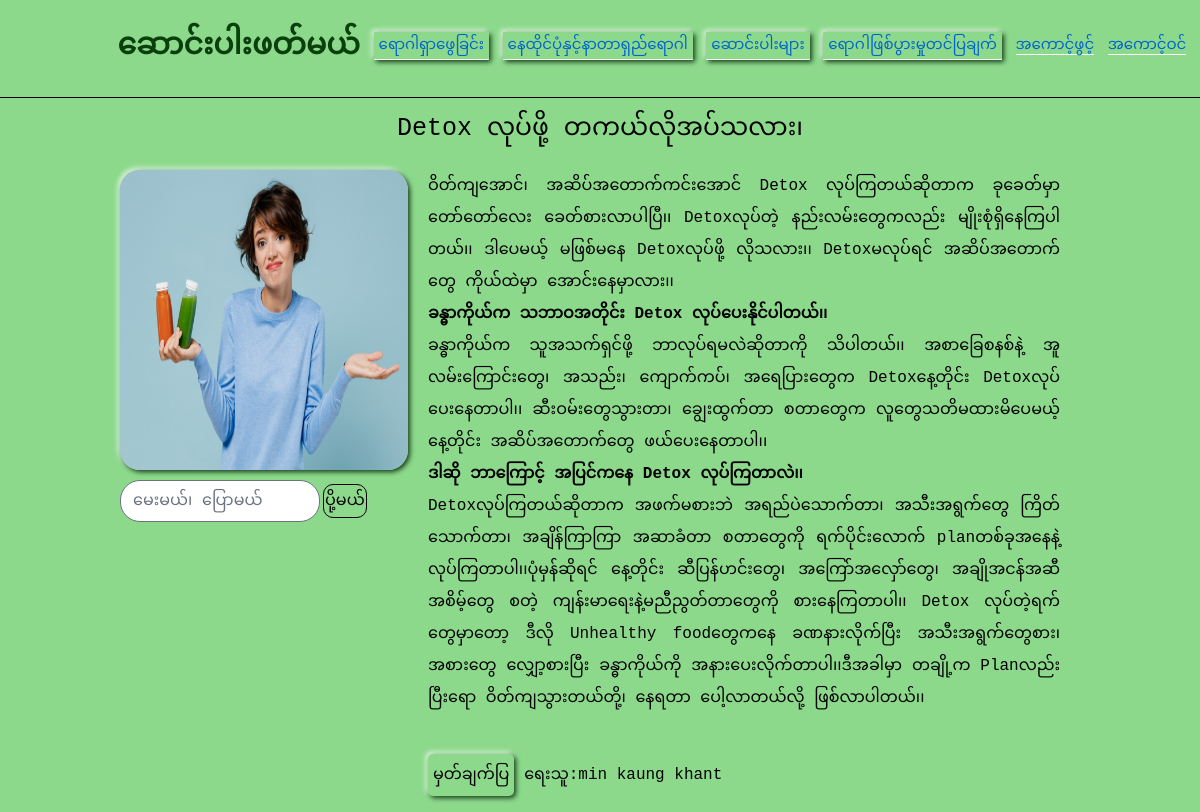
The page /article/article_detail/2 on the database as committed earlier.
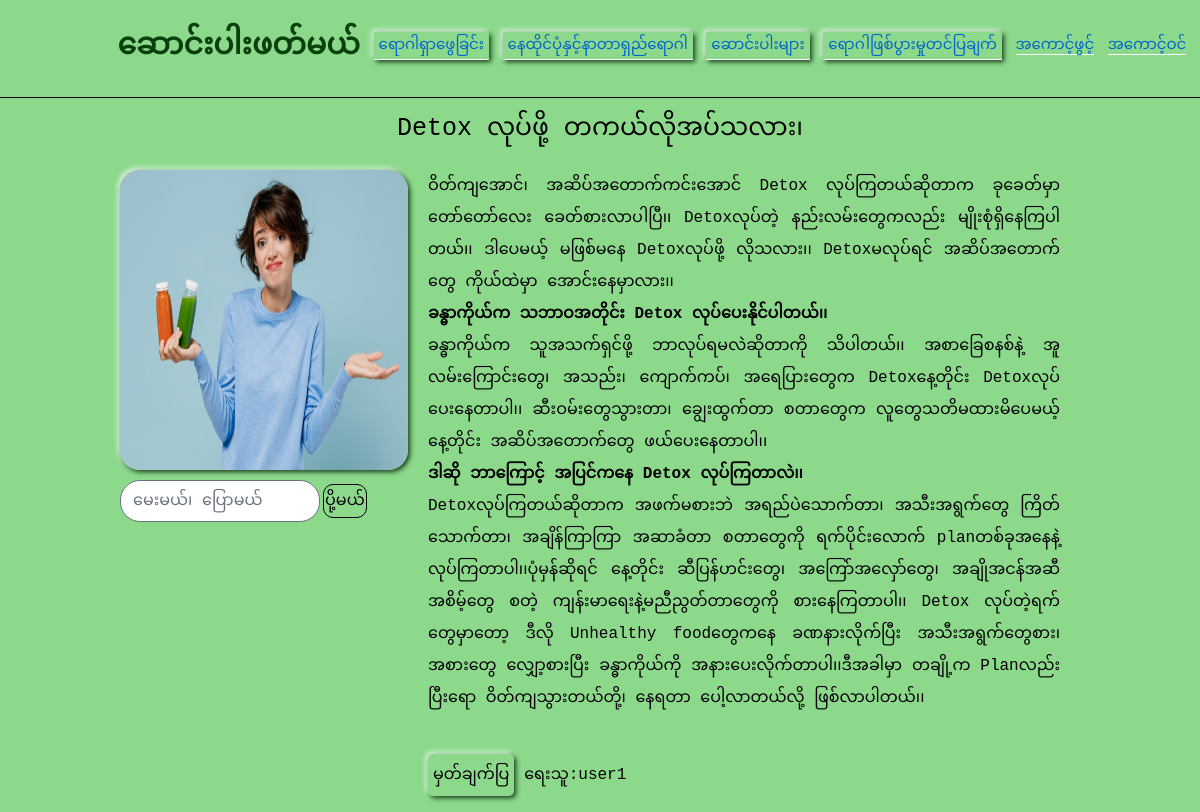
The same page on the database as committed later.
### article_system/models.py (models this page shows, shortened)
class Article(models.Model):
    name = models.CharField(max_length=30)
    caption = models.TextField(null=True, blank=True)
    topic = models.TextField()
    photo = models.ImageField(upload_to='article_photos/', null=True, blank=True)
    creator = models.ForeignKey(User_Account, on_delete=models.SET_NULL, null=True, blank=True, default="unknown")
    created_time = models.DateTimeField(auto_now_add=True)

### account_system/models.py (models this page shows, shortened)
class User_Account(AbstractUser):
    username = models.CharField(max_length=30,unique=True)
    email = models.EmailField(unique=True)
    is_active = models.BooleanField(default=True)
    is_staff = models.BooleanField(default=False)
    is_admin = models.BooleanField(default=False)
    gender = models.CharField(max_length=9, choices={'ယောက်ျား': 'ယောက်ျား', 'မိန်းမ': 'မိန်းမ'})
    DOB = models.DateField(null=True,blank=True)
    objects = User_Manager()
    USERNAME_FIELD = 'email'
    REQUIRED_FIELDS = ['username']
    def __str__(self):
        return self.username

### article_system/views.py (the view, shortened to what this page needs)
# urls.py: path('article_detail/<int:article_pk>',article_detail,name='article_detail'),
def article_detail(request, article_pk):
    article = get_object_or_404(Article, pk=article_pk)
    full_comments = Comment_to_Article.objects.filter(article=article).select_related('commenter').order_by('-created_time')
    comment_data = [{
        'comment_pk': comment.pk,
        'commenter': comment.commenter.username,
        'comment': comment.comment,
        'replies': [{'comment':replie.comment,'commenter':replie.commenter.username} for replie in Comment_to_Comment.objects.filter(
            target_comment=comment.pk)],
        'upload_at': comment.created_time.strftime("%Y-%m-%d"),
    } for comment in full_comments]
    if request.method == 'GET':
        return render(request, 'article_detail.html', {'article_record': article,'comment_data':json.dumps(comment_data)})

### article_system/templates/article_detail.html (shortened to what this page needs)
{% load static tailwind_tags%}
<!DOCTYPE html>
<html lang="en">
<head>
    {% tailwind_css %}
</head>
<body class="bg-[#8cd98c] font-mono h-auto  leading-8">
    <div class="flex justify-start py-[20px]">
        <h1 class="text-[#0A400C] w-[30%] pl-[50px] text-[30px] text-right  my-[10px] "><b>ဆောင်းပါးဖတ်မယ်</b></h1>
        <div class="flex justify-evenly w-[70%] h-auto text-[#0066cc] text-[15px] pt-[10px]">
            <div><a class=" border-b-[1px] border-white rounded-[1px]  shadow-[_2px_2px_5px_#133913,_-2px_-2px_5px_#ecf9ec] p-[5px]" href="{% url 'diagnosis' %}">ရောဂါရှာဖွေခြင်း</a></div>
            <div><a class=" border-b-[1px] border-white rounded-[1px]  shadow-[_2px_2px_5px_#133913,_-2px_-2px_5px_#ecf9ec] p-[5px]" href="{% url 'epidemic_intro' %}">နေထိုင်ပုံနှင့်နာတာရှည်ရောဂါ</a></div>
            <div><a class=" border-b-[1px] border-white rounded-[1px]  shadow-[_2px_2px_5px_#133913,_-2px_-2px_5px_#ecf9ec] p-[5px]" href="{% url 'article_intro' %}">ဆောင်းပါးများ</a></div>
            <div><a class=" border-b-[1px] border-white rounded-[1px]  shadow-[_2px_2px_5px_#133913,_-2px_-2px_5px_#ecf9ec] p-[5px]" href="{% url 'show_report' %}">ရောဂါဖြစ်ပွားမှုတင်ပြချက်</a></div>
            {% if request.user.is_authenticated %}
                {% if request.user.is_admin %}
                    <div><a class="bg-white  border-2 border-white rounded-[20px] p-[3px]" href="{% url 'admin:index' %}">Admin</a></div>
                {% else%}
                    <div><a class="bg-white  border-2 border-white rounded-[20px] p-[3px]" href="{% url 'my_account'%}">{{request.user.username}}</a></div>
                {% endif %}
                <form method="post" action="{% url 'logout'%}" >{%csrf_token%}<button type="submit">အကောင့်ထွက်</button></form>
            {% else %}
                <div><a class=" border-b-[1px] border-white rounded-[1px]" href="{% url 'signup' %}">အကောင့်ဖွင့်</a></div>
                <div><a class=" border-b-[1px] border-white rounded-[1px]" href="{% url 'login' %}">အကောင့်ဝင်</a></div>
            {% endif %}
        </div>
    </div>
    <hr class="border-1 border-black mt-[5px] mb-[10px]">
    <div class="w-full text-center"><h1 class="text-[25px] pb-[10px] my-[15px]">{{article_record.caption}}</h1></div>
    <div class="w-[80%] mx-auto  flex justify-evenly">
        <div class="w-[30%]">
            {% if article_record.photo%}
                <img src="{{ article_record.photo.url }}" class="w-[300px] h-[300px] rounded-[20px] mb-[10px] shadow-[_2px_2px_5px_#133913,_-2px_-2px_5px_#ecf9ec]">
            {% endif %}
            {% if request.user.is_authenticated%}
                <form>{%csrf_token%}<input type="text" id="comment_input_box" placeholder="မေးမယ်၊ ပြောမယ်" class="w-[200px] rounded-[20px]" ><button id="sent_comment_btn" onclick='sent_comment(event)'>&nbsp;ရေးမယ်</button></form></div>
            {% else %}
                <a href="{% url 'login' %}"><input type="text" id="comment_input_box" placeholder="မေးမယ်၊ ပြောမယ်" class="w-[200px] rounded-[20px]" ><button class="ml-[3px] border-[1px] border-black rounded-[10px] px-[1px] ">ပို့မယ်</button></a></div>
            {% endif %}
        <div class="w-[70%]"><p class="text-justify px-[20px] mb-[30px]">{{article_record.topic|safe}}</p>
            <div class="w-auto  h-[100px] mx-[20px] py-[10px]">
                <button id="comment_btn"  type='button' onclick="show_comment()" class="rounded-[5px] p-[5px] shadow-[_2px_2px_5px_#133913,_-2px_-2px_5px_#ecf9ec]">မှတ်ချက်ပြ</button><span class="ml-[10px]">ရေးသူ:{{article_record.creator}}</span>
            </div>
        </div>
    </div>
</body>
</html>

Rows that differ between the two databases and show on the page:
changed Article "Detox လုပ်ဖို့ တကယ်လိုအပ်သလား၊": creator "min kaung khant" → "user1"
